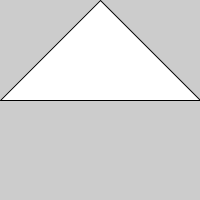
Frame 1 (no input)
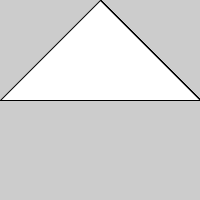
Frame 60 (the mouse pressed at the canvas centre just before this capture)
Frame 120 (the mouse held since frame 60 and released just before this capture): identical to frame 60, image omitted

The Processing sketch that drew these frames (run headless with seeded random() and noise(); from frame 60 on, the mouse is pressed at the canvas centre):

// Processing sketch: triangle
// ── triangle.pde
//Desenhando um triangulo
void setup(){
  size(200, 200);
}

void draw(){
  triangle(100, 0, width, height/2, 0, height/2);
  save("triangulo.png");
}
